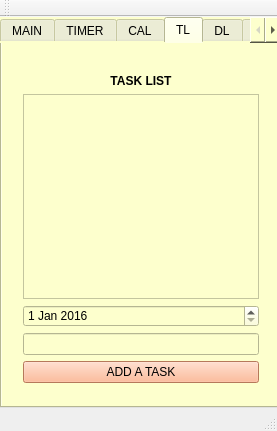
<?xml version="1.0" encoding="UTF-8"?>
<ui version="4.0">
 <class>doro_manager</class>
 <widget class="QMainWindow" name="doro_manager">
  <property name="geometry">
   <rect>
    <x>0</x>
    <y>0</y>
    <width>277</width>
    <height>431</height>
   </rect>
  </property>
  <property name="windowTitle">
   <string>doro_manager</string>
  </property>
  <widget class="QWidget" name="centralWidget">
   <widget class="QTabWidget" name="tabWidget">
    <property name="geometry">
     <rect>
      <x>0</x>
      <y>0</y>
      <width>281</width>
      <height>391</height>
     </rect>
    </property>
    <property name="styleSheet">
     <string notr="true">background-color: rgb(253, 255, 205);
alternate-background-color: rgb(66, 180, 255);
</string>
    </property>
    <property name="currentIndex">
     <number>3</number>
    </property>
    <widget class="QWidget" name="tab">
     <attribute name="title">
      <string>MAIN</string>
     </attribute>
     <widget class="QWidget" name="layoutWidget">
      <property name="geometry">
       <rect>
        <x>0</x>
        <y>10</y>
        <width>271</width>
        <height>331</height>
       </rect>
      </property>
      <layout class="QVBoxLayout" name="verticalLayout">
       <item>
        <widget class="QLabel" name="label_main_pic">
         <property name="text">
          <string/>
         </property>
         <property name="alignment">
          <set>Qt::AlignCenter</set>
         </property>
        </widget>
       </item>
       <item>
        <widget class="QPushButton" name="pTimerButton">
         <property name="styleSheet">
          <string notr="true">.QPushButton {background-color: rgb(255, 170, 127);}</string>
         </property>
         <property name="text">
          <string>POMODORO TIMER</string>
         </property>
        </widget>
       </item>
       <item>
        <widget class="QPushButton" name="calendarButton">
         <property name="styleSheet">
          <string notr="true">.QPushButton {background-color: rgb(255, 170, 127); }</string>
         </property>
         <property name="text">
          <string>CALENDAR</string>
         </property>
        </widget>
       </item>
       <item>
        <widget class="QPushButton" name="taskListButton">
         <property name="styleSheet">
          <string notr="true">.QPushButton {background-color: rgb(255, 170, 127); }</string>
         </property>
         <property name="text">
          <string>TASK LIST</string>
         </property>
        </widget>
       </item>
       <item>
        <widget class="QPushButton" name="distractListButton">
         <property name="styleSheet">
          <string notr="true">.QPushButton {background-color: rgb(255, 170, 127); }</string>
         </property>
         <property name="text">
          <string>DISTRACTIONS LIST</string>
         </property>
        </widget>
       </item>
       <item>
        <widget class="QPushButton" name="aboutButton">
         <property name="styleSheet">
          <string notr="true">.QPushButton {background-color: rgb(255, 170, 127); }</string>
         </property>
         <property name="text">
          <string>ABOUT</string>
         </property>
        </widget>
       </item>
       <item>
        <widget class="QLabel" name="label_date">
         <property name="text">
          <string>DATE</string>
         </property>
         <property name="alignment">
          <set>Qt::AlignCenter</set>
         </property>
        </widget>
       </item>
       <item>
        <widget class="QLabel" name="label_time">
         <property name="text">
          <string>TIME</string>
         </property>
         <property name="alignment">
          <set>Qt::AlignCenter</set>
         </property>
        </widget>
       </item>
       <item>
        <widget class="QPushButton" name="quitButton">
         <property name="styleSheet">
          <string notr="true">.QPushButton {background-color: rgb(255, 170, 127); }</string>
         </property>
         <property name="text">
          <string>QUIT</string>
         </property>
        </widget>
       </item>
      </layout>
     </widget>
    </widget>
    <widget class="QWidget" name="tab_Timer">
     <attribute name="title">
      <string>TIMER</string>
     </attribute>
     <widget class="QWidget" name="layoutWidget_2">
      <property name="geometry">
       <rect>
        <x>0</x>
        <y>0</y>
        <width>271</width>
        <height>351</height>
       </rect>
      </property>
      <layout class="QVBoxLayout" name="verticalLayout_2">
       <item>
        <layout class="QHBoxLayout" name="horizontalLayout">
         <item>
          <widget class="QLabel" name="counterLabel">
           <property name="font">
            <font>
             <pointsize>20</pointsize>
             <weight>75</weight>
             <bold>true</bold>
            </font>
           </property>
           <property name="text">
            <string>25</string>
           </property>
           <property name="alignment">
            <set>Qt::AlignCenter</set>
           </property>
          </widget>
         </item>
         <item>
          <widget class="QLabel" name="labelDots">
           <property name="font">
            <font>
             <pointsize>20</pointsize>
             <weight>75</weight>
             <bold>true</bold>
            </font>
           </property>
           <property name="text">
            <string>:</string>
           </property>
           <property name="alignment">
            <set>Qt::AlignCenter</set>
           </property>
          </widget>
         </item>
         <item>
          <widget class="QLabel" name="counterLabel2">
           <property name="font">
            <font>
             <pointsize>20</pointsize>
             <weight>75</weight>
             <bold>true</bold>
            </font>
           </property>
           <property name="text">
            <string>00</string>
           </property>
           <property name="alignment">
            <set>Qt::AlignCenter</set>
           </property>
          </widget>
         </item>
        </layout>
       </item>
       <item>
        <layout class="QVBoxLayout" name="verticalLayout_3">
         <item>
          <widget class="QPushButton" name="startButton">
           <property name="styleSheet">
            <string notr="true">.QPushButton {background-color: rgb(255, 170, 127); }</string>
           </property>
           <property name="text">
            <string>START</string>
           </property>
          </widget>
         </item>
         <item>
          <widget class="QPushButton" name="stopButton">
           <property name="styleSheet">
            <string notr="true">.QPushButton {background-color: rgb(255, 170, 127); }</string>
           </property>
           <property name="text">
            <string>STOP</string>
           </property>
          </widget>
         </item>
         <item>
          <widget class="QPushButton" name="resetButton">
           <property name="styleSheet">
            <string notr="true">.QPushButton {background-color: rgb(255, 170, 127); }</string>
           </property>
           <property name="text">
            <string>RESET</string>
           </property>
          </widget>
         </item>
         <item>
          <widget class="QPushButton" name="breakButton">
           <property name="styleSheet">
            <string notr="true">.QPushButton {background-color: rgb(255, 170, 127); }</string>
           </property>
           <property name="text">
            <string>BREAK</string>
           </property>
          </widget>
         </item>
         <item>
          <widget class="QLabel" name="setTimeLabel">
           <property name="font">
            <font>
             <pointsize>16</pointsize>
             <weight>75</weight>
             <bold>true</bold>
            </font>
           </property>
           <property name="text">
            <string>SET WORK TIME</string>
           </property>
           <property name="alignment">
            <set>Qt::AlignCenter</set>
           </property>
          </widget>
         </item>
         <item>
          <widget class="QSlider" name="hSliderTime">
           <property name="maximum">
            <number>60</number>
           </property>
           <property name="sliderPosition">
            <number>25</number>
           </property>
           <property name="orientation">
            <enum>Qt::Horizontal</enum>
           </property>
          </widget>
         </item>
         <item>
          <widget class="QLabel" name="setBreakLabel">
           <property name="font">
            <font>
             <pointsize>16</pointsize>
             <weight>75</weight>
             <bold>true</bold>
            </font>
           </property>
           <property name="text">
            <string>SET BREAK TIME</string>
           </property>
           <property name="alignment">
            <set>Qt::AlignCenter</set>
           </property>
          </widget>
         </item>
         <item>
          <widget class="QSlider" name="hSliderBreak">
           <property name="maximum">
            <number>15</number>
           </property>
           <property name="sliderPosition">
            <number>5</number>
           </property>
           <property name="orientation">
            <enum>Qt::Horizontal</enum>
           </property>
          </widget>
         </item>
         <item>
          <widget class="QLabel" name="clockLabel">
           <property name="font">
            <font>
             <pointsize>22</pointsize>
            </font>
           </property>
           <property name="text">
            <string>CLOCK</string>
           </property>
           <property name="alignment">
            <set>Qt::AlignCenter</set>
           </property>
          </widget>
         </item>
         <item>
          <widget class="QPushButton" name="infoButton">
           <property name="styleSheet">
            <string notr="true">.QPushButton {background-color: rgb(255, 170, 127); }</string>
           </property>
           <property name="text">
            <string>WHAT IS POMORODO TEHNIQUE?</string>
           </property>
          </widget>
         </item>
        </layout>
       </item>
      </layout>
     </widget>
    </widget>
    <widget class="QWidget" name="tab_Calander">
     <attribute name="title">
      <string>CAL</string>
     </attribute>
     <widget class="QWidget" name="layoutWidget">
      <property name="geometry">
       <rect>
        <x>0</x>
        <y>0</y>
        <width>271</width>
        <height>368</height>
       </rect>
      </property>
      <layout class="QVBoxLayout" name="verticalLayout_7">
       <item>
        <widget class="QCalendarWidget" name="calendarWidget">
         <property name="palette">
          <palette>
           <active>
            <colorrole role="Button">
             <brush brushstyle="SolidPattern">
              <color alpha="255">
               <red>253</red>
               <green>255</green>
               <blue>205</blue>
              </color>
             </brush>
            </colorrole>
            <colorrole role="BrightText">
             <brush brushstyle="SolidPattern">
              <color alpha="255">
               <red>255</red>
               <green>255</green>
               <blue>255</blue>
              </color>
             </brush>
            </colorrole>
            <colorrole role="Base">
             <brush brushstyle="SolidPattern">
              <color alpha="255">
               <red>253</red>
               <green>255</green>
               <blue>205</blue>
              </color>
             </brush>
            </colorrole>
            <colorrole role="Window">
             <brush brushstyle="SolidPattern">
              <color alpha="255">
               <red>253</red>
               <green>255</green>
               <blue>205</blue>
              </color>
             </brush>
            </colorrole>
            <colorrole role="Highlight">
             <brush brushstyle="SolidPattern">
              <color alpha="255">
               <red>0</red>
               <green>85</green>
               <blue>255</blue>
              </color>
             </brush>
            </colorrole>
            <colorrole role="HighlightedText">
             <brush brushstyle="SolidPattern">
              <color alpha="255">
               <red>255</red>
               <green>255</green>
               <blue>255</blue>
              </color>
             </brush>
            </colorrole>
            <colorrole role="AlternateBase">
             <brush brushstyle="SolidPattern">
              <color alpha="255">
               <red>66</red>
               <green>180</green>
               <blue>255</blue>
              </color>
             </brush>
            </colorrole>
           </active>
           <inactive>
            <colorrole role="Button">
             <brush brushstyle="SolidPattern">
              <color alpha="255">
               <red>253</red>
               <green>255</green>
               <blue>205</blue>
              </color>
             </brush>
            </colorrole>
            <colorrole role="BrightText">
             <brush brushstyle="SolidPattern">
              <color alpha="255">
               <red>255</red>
               <green>255</green>
               <blue>255</blue>
              </color>
             </brush>
            </colorrole>
            <colorrole role="Base">
             <brush brushstyle="SolidPattern">
              <color alpha="255">
               <red>253</red>
               <green>255</green>
               <blue>205</blue>
              </color>
             </brush>
            </colorrole>
            <colorrole role="Window">
             <brush brushstyle="SolidPattern">
              <color alpha="255">
               <red>253</red>
               <green>255</green>
               <blue>205</blue>
              </color>
             </brush>
            </colorrole>
            <colorrole role="Highlight">
             <brush brushstyle="SolidPattern">
              <color alpha="255">
               <red>0</red>
               <green>85</green>
               <blue>255</blue>
              </color>
             </brush>
            </colorrole>
            <colorrole role="HighlightedText">
             <brush brushstyle="SolidPattern">
              <color alpha="255">
               <red>255</red>
               <green>255</green>
               <blue>255</blue>
              </color>
             </brush>
            </colorrole>
            <colorrole role="AlternateBase">
             <brush brushstyle="SolidPattern">
              <color alpha="255">
               <red>66</red>
               <green>180</green>
               <blue>255</blue>
              </color>
             </brush>
            </colorrole>
           </inactive>
           <disabled>
            <colorrole role="Button">
             <brush brushstyle="SolidPattern">
              <color alpha="255">
               <red>253</red>
               <green>255</green>
               <blue>205</blue>
              </color>
             </brush>
            </colorrole>
            <colorrole role="BrightText">
             <brush brushstyle="SolidPattern">
              <color alpha="255">
               <red>255</red>
               <green>255</green>
               <blue>255</blue>
              </color>
             </brush>
            </colorrole>
            <colorrole role="Base">
             <brush brushstyle="SolidPattern">
              <color alpha="255">
               <red>253</red>
               <green>255</green>
               <blue>205</blue>
              </color>
             </brush>
            </colorrole>
            <colorrole role="Window">
             <brush brushstyle="SolidPattern">
              <color alpha="255">
               <red>253</red>
               <green>255</green>
               <blue>205</blue>
              </color>
             </brush>
            </colorrole>
            <colorrole role="Highlight">
             <brush brushstyle="SolidPattern">
              <color alpha="255">
               <red>0</red>
               <green>85</green>
               <blue>255</blue>
              </color>
             </brush>
            </colorrole>
            <colorrole role="HighlightedText">
             <brush brushstyle="SolidPattern">
              <color alpha="255">
               <red>255</red>
               <green>255</green>
               <blue>255</blue>
              </color>
             </brush>
            </colorrole>
            <colorrole role="AlternateBase">
             <brush brushstyle="SolidPattern">
              <color alpha="255">
               <red>66</red>
               <green>180</green>
               <blue>255</blue>
              </color>
             </brush>
            </colorrole>
           </disabled>
          </palette>
         </property>
         <property name="styleSheet">
          <string notr="true">selection-background-color: rgb(0, 85, 255);
selection-color: rgb(255, 255, 255);</string>
         </property>
        </widget>
       </item>
       <item>
        <widget class="QTableView" name="tableView_Calendar">
         <property name="styleSheet">
          <string notr="true">text-align:center;</string>
         </property>
        </widget>
       </item>
       <item>
        <widget class="QTextBrowser" name="textBrowser_Calander">
         <property name="html">
          <string>&lt;!DOCTYPE HTML PUBLIC &quot;-//W3C//DTD HTML 4.0//EN&quot; &quot;http://www.w3.org/TR/REC-html40/strict.dtd&quot;&gt;
&lt;html&gt;&lt;head&gt;&lt;meta name=&quot;qrichtext&quot; content=&quot;1&quot; /&gt;&lt;style type=&quot;text/css&quot;&gt;
p, li { white-space: pre-wrap; }
&lt;/style&gt;&lt;/head&gt;&lt;body style=&quot; font-family:'MS Shell Dlg 2'; font-size:8.25pt; font-weight:400; font-style:normal;&quot;&gt;
&lt;p style=&quot;-qt-paragraph-type:empty; margin-top:0px; margin-bottom:0px; margin-left:0px; margin-right:0px; -qt-block-indent:0; text-indent:0px;&quot;&gt;&lt;br /&gt;&lt;/p&gt;&lt;/body&gt;&lt;/html&gt;</string>
         </property>
        </widget>
       </item>
      </layout>
     </widget>
    </widget>
    <widget class="QWidget" name="tab_taskList">
     <attribute name="title">
      <string>TL</string>
     </attribute>
     <widget class="QWidget" name="layoutWidget">
      <property name="geometry">
       <rect>
        <x>10</x>
        <y>0</y>
        <width>258</width>
        <height>351</height>
       </rect>
      </property>
      <layout class="QVBoxLayout" name="verticalLayout_4">
       <item>
        <widget class="QLabel" name="label_tl_pic">
         <property name="text">
          <string/>
         </property>
         <property name="alignment">
          <set>Qt::AlignCenter</set>
         </property>
        </widget>
       </item>
       <item>
        <widget class="QLabel" name="label">
         <property name="font">
          <font>
           <weight>75</weight>
           <bold>true</bold>
          </font>
         </property>
         <property name="text">
          <string>TASK LIST</string>
         </property>
         <property name="alignment">
          <set>Qt::AlignCenter</set>
         </property>
        </widget>
       </item>
       <item>
        <widget class="QListView" name="listView_task"/>
       </item>
       <item>
        <widget class="QDateEdit" name="dateEdit">
         <property name="date">
          <date>
           <year>2016</year>
           <month>1</month>
           <day>1</day>
          </date>
         </property>
        </widget>
       </item>
       <item>
        <widget class="QLineEdit" name="lineEdit_TaskList"/>
       </item>
       <item>
        <widget class="QPushButton" name="AddTaskButton">
         <property name="styleSheet">
          <string notr="true">.QPushButton {background-color: rgb(255, 170, 127); }</string>
         </property>
         <property name="text">
          <string>ADD A TASK</string>
         </property>
        </widget>
       </item>
      </layout>
     </widget>
    </widget>
    <widget class="QWidget" name="tab_distractList">
     <property name="toolTipDuration">
      <number>0</number>
     </property>
     <attribute name="title">
      <string>DL</string>
     </attribute>
     <widget class="QWidget" name="layoutWidget">
      <property name="geometry">
       <rect>
        <x>0</x>
        <y>0</y>
        <width>271</width>
        <height>351</height>
       </rect>
      </property>
      <layout class="QVBoxLayout" name="verticalLayout_5">
       <item>
        <widget class="QLabel" name="label_dl_pic">
         <property name="text">
          <string/>
         </property>
         <property name="alignment">
          <set>Qt::AlignCenter</set>
         </property>
        </widget>
       </item>
       <item>
        <widget class="QLabel" name="label_2">
         <property name="font">
          <font>
           <weight>75</weight>
           <bold>true</bold>
          </font>
         </property>
         <property name="text">
          <string>DISTRACTIONS LIST</string>
         </property>
         <property name="alignment">
          <set>Qt::AlignCenter</set>
         </property>
        </widget>
       </item>
       <item>
        <widget class="QListView" name="listView_distraction"/>
       </item>
       <item>
        <widget class="QLineEdit" name="lineEdit_DistList">
         <property name="accessibleDescription">
          <string extracomment="Add a distraction here."/>
         </property>
        </widget>
       </item>
       <item>
        <widget class="QPushButton" name="addDistractButton">
         <property name="styleSheet">
          <string notr="true">.QPushButton {background-color: rgb(255, 170, 127); }</string>
         </property>
         <property name="text">
          <string>ADD A DISTRACTION</string>
         </property>
        </widget>
       </item>
       <item>
        <widget class="QPushButton" name="clearTheListButton">
         <property name="styleSheet">
          <string notr="true">.QPushButton {background-color: rgb(255, 170, 127); }</string>
         </property>
         <property name="text">
          <string>CLEAR THE LIST</string>
         </property>
        </widget>
       </item>
      </layout>
     </widget>
    </widget>
    <widget class="QWidget" name="aboutTab">
     <attribute name="title">
      <string>ABOUT</string>
     </attribute>
     <widget class="QWidget" name="layoutWidget">
      <property name="geometry">
       <rect>
        <x>0</x>
        <y>0</y>
        <width>271</width>
        <height>351</height>
       </rect>
      </property>
      <layout class="QVBoxLayout" name="verticalLayout_6">
       <item>
        <widget class="QLabel" name="label_about">
         <property name="text">
          <string/>
         </property>
         <property name="alignment">
          <set>Qt::AlignCenter</set>
         </property>
        </widget>
       </item>
       <item>
        <widget class="QTextBrowser" name="textBrowser">
         <property name="html">
          <string>&lt;!DOCTYPE HTML PUBLIC &quot;-//W3C//DTD HTML 4.0//EN&quot; &quot;http://www.w3.org/TR/REC-html40/strict.dtd&quot;&gt;
&lt;html&gt;&lt;head&gt;&lt;meta name=&quot;qrichtext&quot; content=&quot;1&quot; /&gt;&lt;style type=&quot;text/css&quot;&gt;
p, li { white-space: pre-wrap; }
&lt;/style&gt;&lt;/head&gt;&lt;body style=&quot; font-family:'MS Shell Dlg 2'; font-size:8.25pt; font-weight:400; font-style:normal;&quot;&gt;
&lt;p style=&quot; margin-top:0px; margin-bottom:0px; margin-left:0px; margin-right:0px; -qt-block-indent:0; text-indent:0px;&quot;&gt;&lt;span style=&quot; font-family:'Sans Serif'; font-size:9pt; font-weight:600; color:#000000;&quot;&gt;About Doro Manager:&lt;/span&gt;&lt;/p&gt;
&lt;p style=&quot;-qt-paragraph-type:empty; margin-top:0px; margin-bottom:0px; margin-left:0px; margin-right:0px; -qt-block-indent:0; text-indent:0px; font-family:'Sans Serif'; font-size:9pt; color:#000000;&quot;&gt;&lt;br /&gt;&lt;/p&gt;
&lt;p style=&quot; margin-top:0px; margin-bottom:0px; margin-left:0px; margin-right:0px; -qt-block-indent:0; text-indent:0px;&quot;&gt;&lt;span style=&quot; font-family:'Sans Serif'; font-size:9pt; font-weight:600;&quot;&gt;Doro Manager&lt;/span&gt;&lt;span style=&quot; font-family:'Sans Serif'; font-size:9pt;&quot;&gt; is a pomodoro tehnique time managment application for more productive work or study.&lt;/span&gt;&lt;/p&gt;
&lt;p style=&quot;-qt-paragraph-type:empty; margin-top:0px; margin-bottom:0px; margin-left:0px; margin-right:0px; -qt-block-indent:0; text-indent:0px; font-family:'Sans Serif'; font-size:9pt;&quot;&gt;&lt;br /&gt;&lt;/p&gt;
&lt;p style=&quot; margin-top:0px; margin-bottom:0px; margin-left:0px; margin-right:0px; -qt-block-indent:0; text-indent:0px;&quot;&gt;&lt;span style=&quot; font-family:'Sans Serif'; font-size:9pt; font-weight:600;&quot;&gt;About Pomodoro Tehnique:&lt;/span&gt;&lt;/p&gt;
&lt;p style=&quot;-qt-paragraph-type:empty; margin-top:0px; margin-bottom:0px; margin-left:0px; margin-right:0px; -qt-block-indent:0; text-indent:0px; font-family:'Sans Serif'; font-size:9pt; font-weight:600;&quot;&gt;&lt;br /&gt;&lt;/p&gt;
&lt;p style=&quot; margin-top:0px; margin-bottom:0px; margin-left:0px; margin-right:0px; -qt-block-indent:0; text-indent:0px;&quot;&gt;&lt;span style=&quot; font-family:'Sans Serif'; font-size:9pt; color:#000000;&quot;&gt;The &lt;/span&gt;&lt;span style=&quot; font-family:'Sans Serif'; font-size:9pt; font-weight:600; color:#000000;&quot;&gt;Pomodoro Technique&lt;/span&gt;&lt;span style=&quot; font-family:'Sans Serif'; font-size:9pt; color:#000000;&quot;&gt; is a time management method developed by Francesco Cirillo in the late 1980s.[1] The technique uses a timer to break down work into intervals, &lt;/span&gt;&lt;span style=&quot; font-family:'Sans Serif'; font-size:9pt; font-weight:600; color:#000000;&quot;&gt;traditionally 25 minutes in length&lt;/span&gt;&lt;span style=&quot; font-family:'Sans Serif'; font-size:9pt; color:#000000;&quot;&gt;, separated by short breaks. These intervals are called &lt;/span&gt;&lt;span style=&quot; font-family:'Sans Serif'; font-size:9pt; font-style:italic; color:#000000;&quot;&gt;pomodoros&lt;/span&gt;&lt;span style=&quot; font-family:'Sans Serif'; font-size:9pt; color:#000000;&quot;&gt;, the plural in English of the Italian word &lt;/span&gt;&lt;span style=&quot; font-family:'Sans Serif'; font-size:9pt; font-style:italic; color:#000000;&quot;&gt;pomodoro&lt;/span&gt;&lt;span style=&quot; font-family:'Sans Serif'; font-size:9pt; color:#000000;&quot;&gt;, which means tomato.[2] The method is based on the idea that &lt;/span&gt;&lt;span style=&quot; font-family:'Sans Serif'; font-size:9pt; font-weight:600; color:#000000;&quot;&gt;frequent breaks can improve mental agility&lt;/span&gt;&lt;span style=&quot; font-family:'Sans Serif'; font-size:9pt; color:#000000;&quot;&gt;.[3][4]&lt;/span&gt;&lt;/p&gt;
&lt;p style=&quot;-qt-paragraph-type:empty; margin-top:0px; margin-bottom:0px; margin-left:0px; margin-right:0px; -qt-block-indent:0; text-indent:0px; font-family:'Sans Serif'; font-size:9pt; color:#000000;&quot;&gt;&lt;br /&gt;&lt;/p&gt;
&lt;p style=&quot; margin-top:0px; margin-bottom:0px; margin-left:0px; margin-right:0px; -qt-block-indent:0; text-indent:0px;&quot;&gt;&lt;span style=&quot; font-family:'Sans Serif'; font-size:9pt; color:#000000;&quot;&gt;Source: https://en.wikipedia.org/wiki/Pomodoro_Technique (14.9.2016)&lt;/span&gt;&lt;/p&gt;
&lt;p style=&quot;-qt-paragraph-type:empty; margin-top:0px; margin-bottom:0px; margin-left:0px; margin-right:0px; -qt-block-indent:0; text-indent:0px; font-family:'monospace'; font-size:9pt;&quot;&gt;&lt;br /&gt;&lt;/p&gt;&lt;/body&gt;&lt;/html&gt;</string>
         </property>
        </widget>
       </item>
      </layout>
     </widget>
    </widget>
   </widget>
  </widget>
  <widget class="QMenuBar" name="menuBar">
   <property name="geometry">
    <rect>
     <x>0</x>
     <y>0</y>
     <width>277</width>
     <height>21</height>
    </rect>
   </property>
  </widget>
  <widget class="QToolBar" name="mainToolBar">
   <attribute name="toolBarArea">
    <enum>TopToolBarArea</enum>
   </attribute>
   <attribute name="toolBarBreak">
    <bool>false</bool>
   </attribute>
  </widget>
  <widget class="QStatusBar" name="statusBar"/>
 </widget>
 <layoutdefault spacing="6" margin="11"/>
 <resources/>
 <connections>
  <connection>
   <sender>hSliderTime</sender>
   <signal>valueChanged(int)</signal>
   <receiver>setTimeLabel</receiver>
   <slot>setNum(int)</slot>
   <hints>
    <hint type="sourcelabel">
     <x>129</x>
     <y>254</y>
    </hint>
    <hint type="destinationlabel">
     <x>138</x>
     <y>230</y>
    </hint>
   </hints>
  </connection>
  <connection>
   <sender>hSliderBreak</sender>
   <signal>valueChanged(int)</signal>
   <receiver>setBreakLabel</receiver>
   <slot>setNum(int)</slot>
   <hints>
    <hint type="sourcelabel">
     <x>114</x>
     <y>313</y>
    </hint>
    <hint type="destinationlabel">
     <x>115</x>
     <y>293</y>
    </hint>
   </hints>
  </connection>
 </connections>
</ui>
